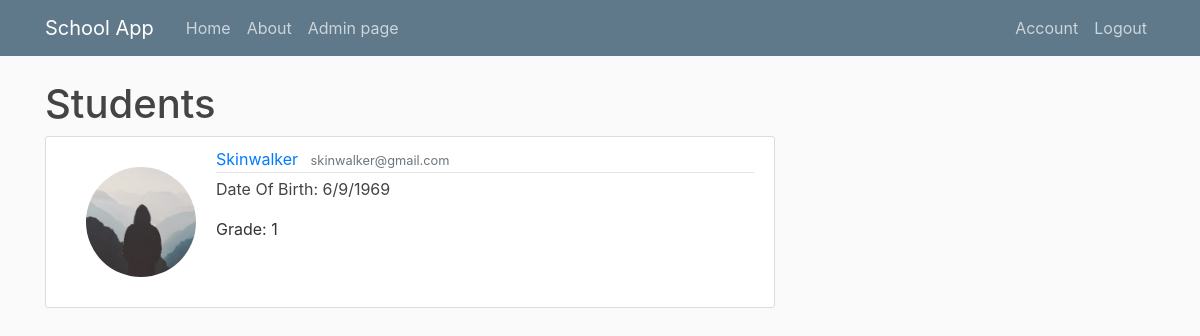
The app's page /home (signed in) with its own data.
### schoolapp/models.py (models this page shows, shortened)
class User(db.Model, UserMixin):
    id = db.Column(db.Integer, primary_key=True)
    email = db.Column(db.String(120), unique=True, nullable=False)
    password = db.Column(db.String(60), nullable=True, default="password")
    full_name = db.Column(db.String(100), unique=True, nullable=False)
    date_of_birth = db.Column(db.String, nullable=False)
    grade = db.Column(db.Integer, nullable=False)
    address = db.Column(db.String(100), nullable=False)
    image_file = db.Column(db.String(20), nullable=False, default='default.jpg')

### schoolapp/routes.py (the view)
@app.route("/")
@app.route("/home")
def home():
    users = User.query.all()
    return render_template('home.html', users=users)

### schoolapp/models.py (called while the page is built)
@login_manager.user_loader
def load_user(user_id):
    return User.query.get(int(user_id))

### schoolapp/templates/home.html
{% extends "layout.html" %}
{% block content %}
    <h1>Students</h1>
    {% for user in users %}
        <article class="media content-section">
            <img class="rounded-circle article-mg" style="padding:20px; width: 150px; height: 150px;"
                 src="{{ url_for("static", filename="profile_pics/" + user.image_file) }}">
            <div class="media-body">
                <div class="article-metadata">
                    <a class="mr-2" href="#">{{ user.full_name }}</a>
                    <small class="text-muted">{{ user.email }}</small>
                </div>
                <p><a class="article-title" href="#">Date Of Birth: {{ user.date_of_birth }}</a></p>
                <p class="article-content">Grade: {{ user.grade }}</p>
            </div>
        </article>
    {% endfor %}
{% endblock content %}

### schoolapp/static/main.css (style rules this page uses)
body { background: #fafafa; color: #333333; margin-top: 5rem; }
h1, h2, h3, h4, h5, h6 { color: #444444; }
.content-section { background: #ffffff; padding: 10px 20px; border: 1px solid #dddddd; border-radius: 3px; margin-bottom: 20px; }
.article-title { color: #444444; }
.article-content { white-space: pre-line; }
.article-metadata { padding-bottom: 1px; margin-bottom: 4px; border-bottom: 1px solid #e3e3e3 }

### records on screen
User: image_file (placeholder picture), full_name "Skinwalker", email "skinwalker@gmail.com", date_of_birth "6/9/1969", grade "1"
